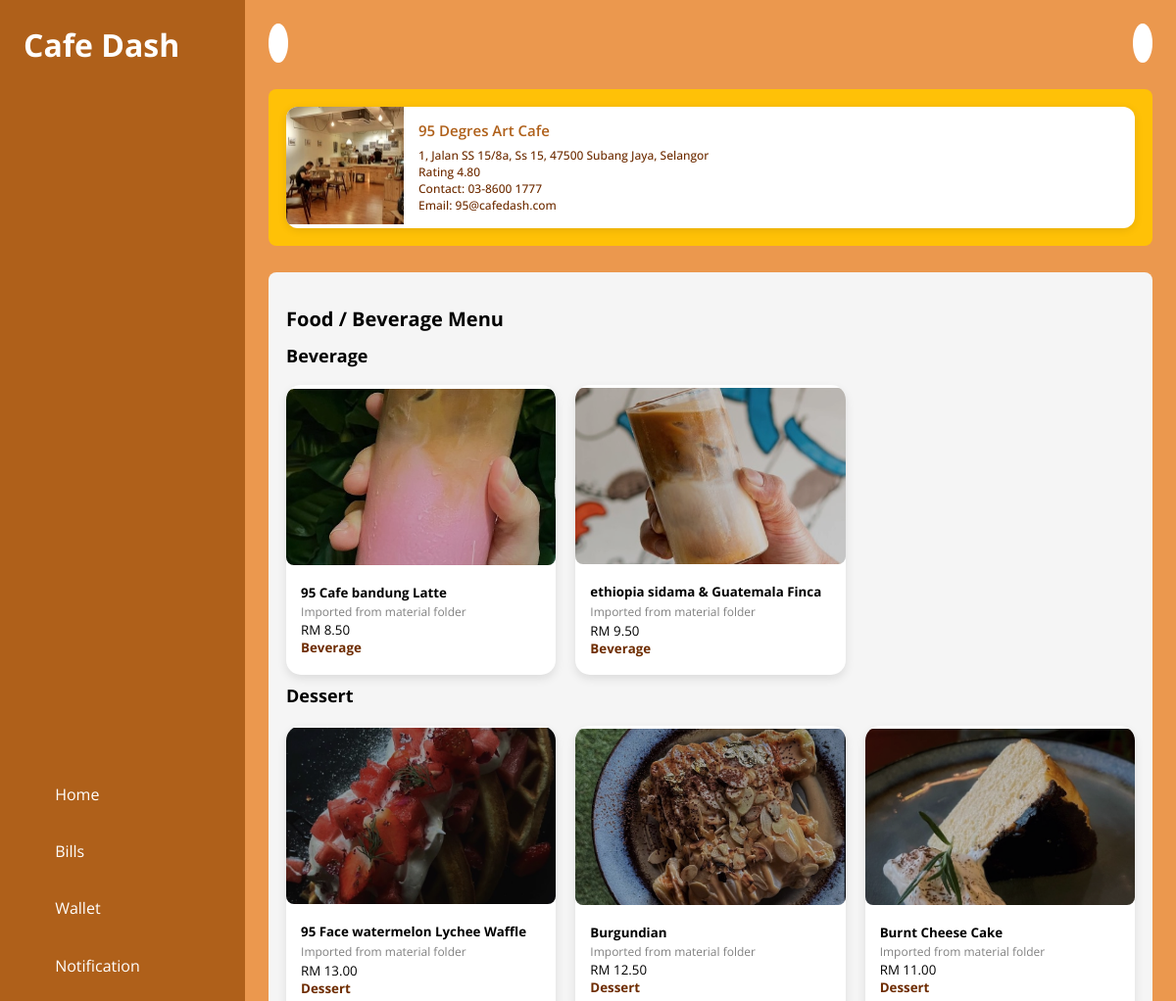
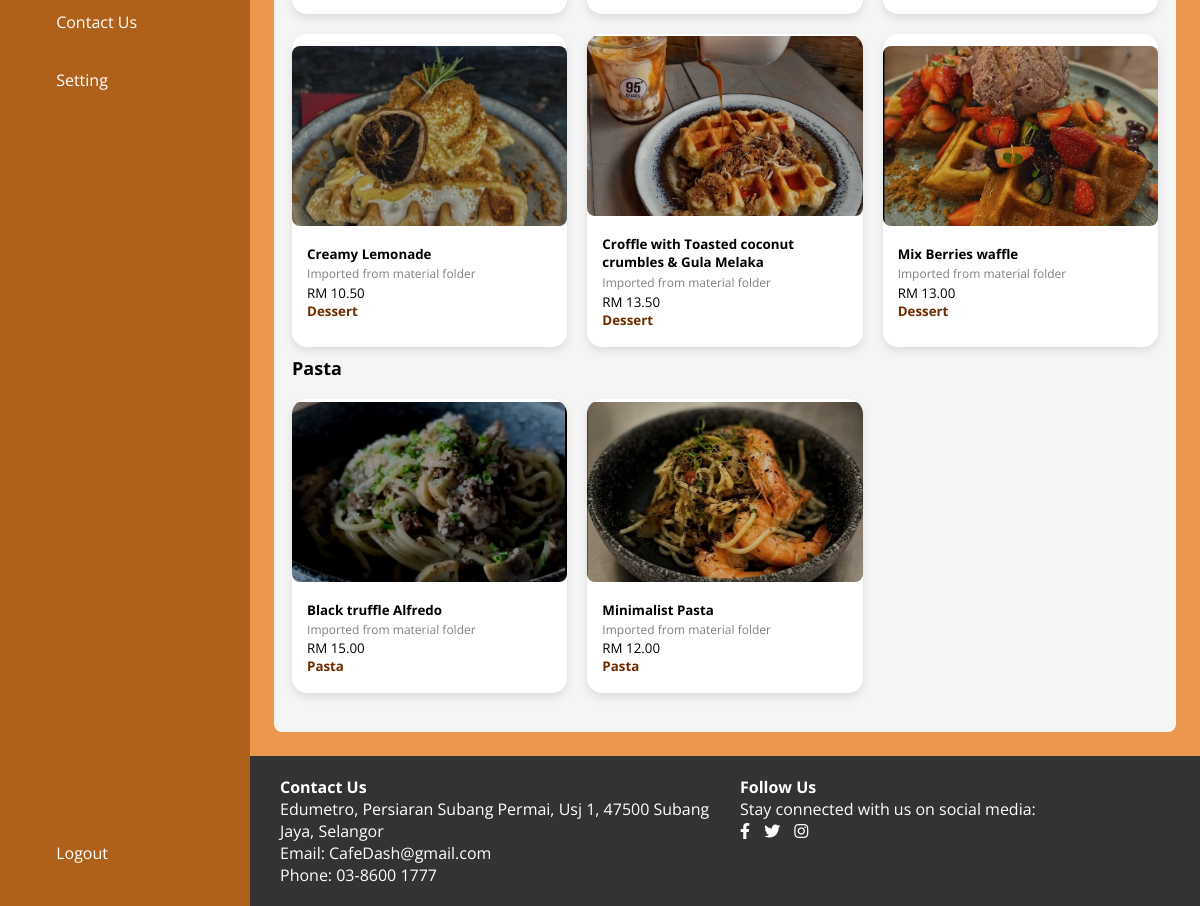
The app's page /cafe.php?id=1 with its own data (2 pictures, top to bottom).
### tables this page shows
CREATE TABLE Restaurant (
    Restaurant_ID INT AUTO_INCREMENT PRIMARY KEY,
    Name VARCHAR(255) NOT NULL,
    Address TEXT,
    Restaurant_type VARCHAR(100),
    Rating DECIMAL(3, 2),
    Contain_number VARCHAR(20),
    Email VARCHAR(255) 
);

CREATE TABLE Food (
    Food_ID INT AUTO_INCREMENT PRIMARY KEY,
    Restaurant_ID INT,
    Name VARCHAR(255) NOT NULL,
    Food_type VARCHAR(100),
    detail TEXT,
    FOREIGN KEY (Restaurant_ID) REFERENCES Restaurant(Restaurant_ID)
);

### cafe.php (the view, shortened to what this page needs)
<?php
$conn = new mysqli("localhost", "root", "", "cafedash_db");
require_once 'home/_home_sidebar.php';
$restaurantId = isset($_GET['id']) ? (int) $_GET['id'] : 0;
?>
<?php
$shopAddress = '';
$shopRating = '';
$shopContact = '';
$shopEmail = '';
$shopImage = '';
$sql = "SELECT Restaurant_ID AS Id, Name, Address, Restaurant_type AS Type, Rating, Contain_number AS Contact, Email FROM Restaurant WHERE Restaurant_ID = ?";
$stmt = $conn->prepare($sql);
$stmt->bind_param("i", $restaurantId);
$stmt->execute();
$result = $stmt->get_result();
if ($result !== false && $result->num_rows > 0) {
    $row = $result->fetch_assoc();
    $shopName = $row['Name'];
    $shopAddress = $row['Address'];
    $shopRating = $row['Rating'];
    $shopContact = $row['Contact'];
    $shopEmail = $row['Email'];
    $shopImage = "material/" . $row['Name'] . "/shop.jpg";
} else {
    header("Location: home.php");
    exit();
}
?>
<?php
$menuItems = [];
$groupedMenuItems = [];
$categoryOrder = [];
$sql = "SELECT Food_ID AS Id, Name, detail AS Detail, Food_type AS Type, amount AS Amount FROM Food WHERE Restaurant_ID = ?";
$stmt = $conn->prepare($sql);
$stmt->bind_param("i", $restaurantId);
$stmt->execute();
$result = $stmt->get_result();
if ($result !== false && $result->num_rows > 0) {
    while ($row = $result->fetch_assoc()) {
        $type = trim((string) ($row['Type'] ?? 'Others'));
        $typeLower = strtolower($type);
        $isDrink = strpos($typeLower, 'drink') !== false
            || strpos($typeLower, 'beverage') !== false
            || strpos($typeLower, 'coffee') !== false
            || strpos($typeLower, 'tea') !== false;
        $item = [
            'id' => $row['Id'],
            'name' => $row['Name'],
            'detail' => $row['Detail'],
            'type' => $type,
            'amount' => $row['Amount'],
            'isDrink' => $isDrink,
            'image' => "material/" . $shopName . "/" . $row['Name'] . ".jpg"
        ];
        $menuItems[] = $item;
        if (!isset($groupedMenuItems[$type])) {
            $groupedMenuItems[$type] = [];
            $categoryOrder[] = $type;
        }
        $groupedMenuItems[$type][] = $item;
    }
}
?>
<body>
    <div class="sidebar">
        <h1 class="logo">Cafe Dash</h1>
        <div class="sidebar-menus">
            <a href="home.php"><ion-icon name="storefront-outline"></ion-icon>Home</a>
            <a href="#"><ion-icon name="receipt-outline"></ion-icon>Bills</a>
            <a href="#"><ion-icon name="wallet-outline"></ion-icon>Wallet</a>
            <a href="#"><ion-icon name="notifications-outline"></ion-icon>Notification</a>
            <a href="contact.php"><ion-icon name="chatbubbles-outline"></ion-icon>Contact Us</a>
            <a href="settings.php"><ion-icon name="settings-outline"></ion-icon>Setting</a>
        </div>
        <div class="sidebar-logout">
            <a href="login.php"><ion-icon name="log-out-outline"></ion-icon>Logout</a>
        </div>
    </div>
    <div class="main">
        <div class="main-navbar">
            <a href="home.php" class="cart"><ion-icon name="arrow-back-outline"></ion-icon></a>
            <div class="profile">
                <a class="user" href="profile.php"><ion-icon name="person-outline"></ion-icon></a>
            </div>
        </div>
        <div class="main-highlight">
            <div class="highlight-card" style="width:100%;">
                <img class="highlight-img"
                src="<?php echo htmlspecialchars($shopImage, ENT_QUOTES, 'UTF-8'); ?>"
                alt="<?php echo htmlspecialchars($shopName, ENT_QUOTES, 'UTF-8'); ?>"
                style="width:120px;height:120px;">
                <div class="highlight-desc">
                    <h4><?php echo htmlspecialchars($shopName, ENT_QUOTES, 'UTF-8'); ?></h4>
                    <p><?php echo htmlspecialchars($shopAddress, ENT_QUOTES, 'UTF-8'); ?></p>
                    <p>Rating <?php echo htmlspecialchars((string) $shopRating, ENT_QUOTES, 'UTF-8'); ?></p>
                    <p>Contact: <?php echo htmlspecialchars((string) $shopContact, ENT_QUOTES, 'UTF-8'); ?></p>
                    <p>Email: <?php echo htmlspecialchars((string) $shopEmail, ENT_QUOTES, 'UTF-8'); ?></p>
                </div>
            </div>
        </div>
        <div class="main-menus">
            <div class="main-detail">
                <h2 class="main-title">Food / Beverage Menu</h2>
                <?php if (count($menuItems) > 0): ?>
                    <?php foreach ($categoryOrder as $category): ?>
                        <?php if (isset($groupedMenuItems[$category])): ?>
                            <h3 class="main-title" style="margin: 12px 0; font-size: 18px;"><?php echo htmlspecialchars($category, ENT_QUOTES, 'UTF-8'); ?></h3>
                            <div class="detail-wrapper">
                                <?php foreach ($groupedMenuItems[$category] as $item): ?>
                                    <button type="button" class="detail-card menu-item-trigger"
                                        data-item-name="<?php echo htmlspecialchars($item['name'], ENT_QUOTES, 'UTF-8'); ?>"
                                        data-item-type="<?php echo htmlspecialchars($item['type'], ENT_QUOTES, 'UTF-8'); ?>"
                                        data-is-drink="<?php echo $item['isDrink'] ? '1' : '0'; ?>">
                                        <img class="detail-img" src="<?php echo htmlspecialchars($item['image'], ENT_QUOTES, 'UTF-8'); ?>" alt="<?php echo htmlspecialchars($item['name'], ENT_QUOTES, 'UTF-8'); ?>">
                                        <div class="detail-desc">
                                            <div class="detail-name">
                                                <h4><?php echo htmlspecialchars($item['name'], ENT_QUOTES, 'UTF-8'); ?></h4>
                                                <p class="detail-sub"><?php echo htmlspecialchars($item['detail'], ENT_QUOTES, 'UTF-8'); ?></p>
                                                <p class="detail-price">RM <?php echo htmlspecialchars(number_format((float) $item['amount'], 2), ENT_QUOTES, 'UTF-8'); ?></p>
                                                <p class="Rating"><?php echo htmlspecialchars($item['type'], ENT_QUOTES, 'UTF-8'); ?></p>
                                            </div>
                                        </div>
                                    </button>
                                <?php endforeach; ?>
                            </div>
                        <?php endif; ?>
                    <?php endforeach; ?>
                <?php else: ?>
                    <p>No menu items found for this cafe.</p>
                <?php endif; ?>
            </div>
        </div>
    </div>
    <footer class="footer">
        <div class="container">
            <div class="row">
                <div class="col-md-6">
                    <h4>Contact Us</h4>
                    <p>Edumetro, Persiaran Subang Permai, Usj 1, 47500 Subang Jaya, Selangor</p>
                    <p>Email: CafeDash@gmail.com</p>
                    <p>Phone: 03-8600 1777</p>
                </div>
                <div class="col-md-6">
                    <h4>Follow Us</h4>
                    <p>Stay connected with us on social media:</p>
                    <ul class="social-icons">
                        <li><a href="#"><i class="fab fa-facebook-f"></i></a></li>
                        <li><a href="#"><i class="fab fa-twitter"></i></a></li>
                        <li><a href="#"><i class="fab fa-instagram"></i></a></li>
                    </ul>
                </div>
            </div>
        </div>
    </footer>
</body>
</html>

### Css/home style.css (style rules this page uses)
:root { --primaryColor: #AF601A; --secondaryColor: #ffc107; --lightBrown: #EB984E; --darkBrown: #6E2C00; --whiteColor: #fff; --blackColor: #222; --greyColor: #f5f5f5; }
* { margin: 0; padding: 0; box-sizing:border-box; outline: none; font-family: 'Open Sans', sans-serif; }
body { width: 100%; min-height: 100vh; height: auto; display: block; }
.sidebar { height: 100%; width: 250px; display: flex; flex-direction: column; justify-content: space-between; position: fixed; top: 0; left: 0; padding: 2%; background-color: var(--primaryColor); color: var(--whiteColor); }
.sidebar-menus { display: flex; flex-direction: column; }
.sidebar-menus a, .sidebar-logout a { padding: 5% 8%; margin: 0.5rem 0; display: flex; align-items: center; justify-content: flex-start; gap: 1rem; text-decoration: none; color: var(--whiteColor); }
.main { width: calc(100% - 250px); height: max-content; min-height: 100vh; padding: 2%; background-color: var(--lightBrown); margin-left:250px; }
.main-navbar { display: flex; justify-content: space-between; align-items: center; }
.profile { display:flex; align-items: center; gap: 0.5rem; }
.cart, .user { display:flex; justify-content: center; align-items: center; background-color: var(--whiteColor); font-size: 20px; color: var(--primaryColor); text-decoration: none; padding: 0 10px; height: 40px; border-radius: 50%; }
.main-highlight { margin: 3% 0; padding: 2%; background: var(--secondaryColor); border-radius: 8px; }
.main-title { font-size: 20px; }
.highlight-card { display: flex; flex-direction: row; align-items: flex-start; min-width: 260px; width: 260px; border-radius: 12px; background-color: var(--whiteColor); cursor: pointer; box-shadow: 0 2px 8px rgba(0, 0, 0, 0.1); overflow: hidden; flex-shrink: 0; transition: all 0.3s ease; padding: 0; }
.highlight-img { width: 100px; height: 100px; min-width: 100px; object-fit: cover; object-position: center; }
.highlight-desc { padding: 15px 15px; flex: 1; display: flex; justify-content: space-between; align-items: flex-start; flex-direction: column; }
.highlight-desc h4 { color: var(--primaryColor); font-size: 15px; margin-bottom: 6px; font-weight: 600; line-height: 1.3; }
.highlight-desc p { color: var(--darkBrown); font-size: 12px; margin: 0; font-weight: 500; }
.main-menus { min-height: 100%; background-color: var(--greyColor); padding: 2%; border-radius: 8px; }
.main-detail { margin: 1rem 0 1.5rem 0; }
.detail-wrapper { display: grid; grid-template-columns: repeat(auto-fit, minmax(250px, 1fr)); width: 100%; margin-top: 1rem; gap: 2%; border-radius: 8px; }
.detail-card { min-height: 250px; height: 100%; background-color: var(--whiteColor); border-radius: 8px; margin: 1% 0; box-shadow: rgba(0,0,0,0.5) 0px 2px 8px 0px; cursor: pointer; }
.detail-img { width: 100%; height: 180px; border-radius: 8px; object-fit: cover; object-position: center; filter: brightness(0.8) }
.detail-desc { display: flex; justify-content: space-between; align-items: flex-start; padding: 3%; width: 100%; }
.detail-sub { font-size: 12px; color: var(--darkBrown); letter-spacing: 0.5; margin: 1% 0; }
.Rating { color: var(--darkBrown); }
.footer { background-color: #333; color: white; padding: 20px 0; margin-top: auto; margin-left: 250px; width: calc(100% - 250px); }
.container { max-width: 960px; margin: 0 auto; padding: 0 15px; }
.row { display: flex; flex-wrap: wrap; justify-content: space-between; }
.col-md-6 { width: 50%; padding: 0 15px; }
.social-icons { list-style-type: none; padding: 0; margin: 0; }
.social-icons li { display: inline-block; margin-right: 10px; }
.social-icons li:last-child { margin-right: 0; }
.social-icons a { color: white; text-decoration: none; }
.detail-wrapper { display: grid; grid-template-columns: repeat(auto-fill, minmax(250px, 1fr)); gap: 20px; }
.detail-card { background: #fff; border-radius: 15px; overflow: hidden; transition: 0.3s; box-shadow: 0 4px 10px rgba(0,0,0,0.1); }
.detail-img { width: 100%; height: 180px; object-fit: cover; }
.detail-desc { padding: 15px; }
.detail-name h4 { margin: 0; }
.detail-sub { font-size: 12px; color: gray; }
.Rating { font-weight: bold; }

### Css/cafe.css (style rules this page uses)
.menu-item-trigger { border: none; width: 100%; text-align: left; }

### records on screen
restaurant: Name (picture), Name "95 Degres Art Cafe", Address "1, Jalan SS 15/8a, Ss 15, 47500 Subang Jaya, Selangor", Rating "4.80", Contain_number "03-8600 1777", Email "95@cafedash.com"
food: Name (picture), Name "95 Cafe bandung Latte", detail "Imported from material folder", amount "8.50", Food_type "Beverage"
food: Name (picture), Name "ethiopia sidama & Guatemala Finca", detail "Imported from material folder", amount "9.50", Food_type "Beverage"
food: Name (picture), Name "95 Face watermelon Lychee Waffle", detail "Imported from material folder", amount "13.00", Food_type "Dessert"
food: Name (picture), Name "Burgundian", detail "Imported from material folder", amount "12.50", Food_type "Dessert"
food: Name (picture), Name "Burnt Cheese Cake", detail "Imported from material folder", amount "11.00", Food_type "Dessert"
food: Name (picture), Name "Creamy Lemonade", detail "Imported from material folder", amount "10.50", Food_type "Dessert"
food: Name (picture), Name "Croffle with Toasted coconut crumbles & Gula Melaka", detail "Imported from material folder", amount "13.50", Food_type "Dessert"
food: Name (picture), Name "Mix Berries waffle", detail "Imported from material folder", amount "13.00", Food_type "Dessert"
food: Name (picture), Name "Black truffle Alfredo", detail "Imported from material folder", amount "15.00", Food_type "Pasta"
food: Name (picture), Name "Minimalist Pasta", detail "Imported from material folder", amount "12.00", Food_type "Pasta"

### other values on screen
$category "Beverage"
$category "Dessert"
$category "Pasta"
